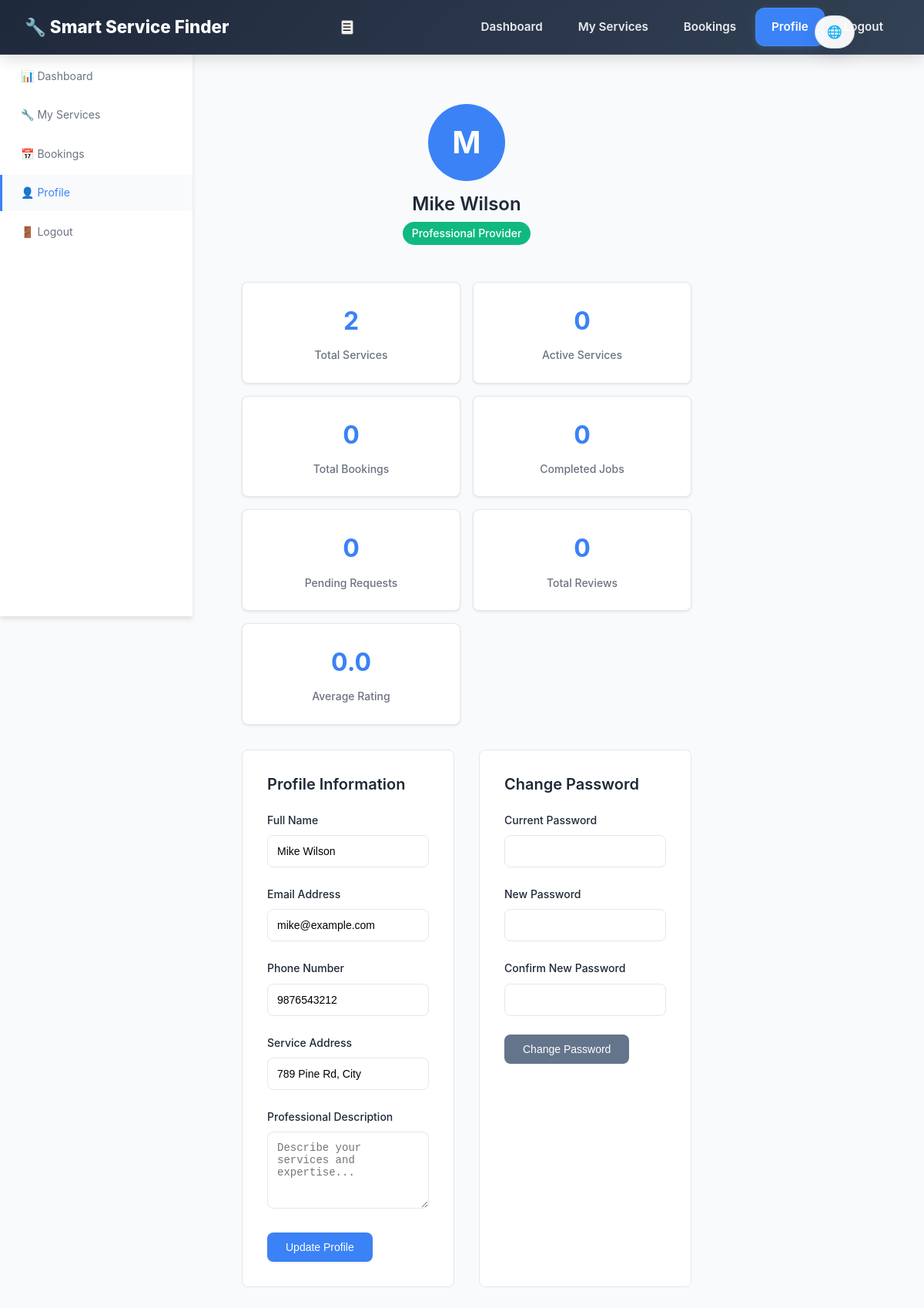
The page /provider/profile.php (signed in) on the database its author committed.
### tables this page shows
CREATE TABLE IF NOT EXISTS users (
    id INT AUTO_INCREMENT PRIMARY KEY,
    name VARCHAR(100) NOT NULL,
    email VARCHAR(100) UNIQUE NOT NULL,
    password VARCHAR(255) NOT NULL,
    role ENUM('user', 'provider', 'admin') NOT NULL DEFAULT 'user',
    phone VARCHAR(20),
    address TEXT,
    created_at TIMESTAMP DEFAULT CURRENT_TIMESTAMP
);

### config/db.php (called while the page is built, shortened)
<?php
function getUserId() {
    return isset($_SESSION['user_id']) ? $_SESSION['user_id'] : null;
}
?>

### provider/profile.php (the view, shortened to what this page needs)
<?php
require_once '../config/db.php';
$providerId = getUserId();
$provider = $conn->query("SELECT * FROM users WHERE id = $providerId")->fetch_assoc();
$stats = [
    'total_services' => $conn->query("SELECT COUNT(*) as count FROM services WHERE provider_id = $providerId")->fetch_assoc()['count'],
    'active_services' => $conn->query("SELECT COUNT(*) as count FROM services WHERE provider_id = $providerId AND status = 'active'")->fetch_assoc()['count'],
    'total_bookings' => $conn->query("SELECT COUNT(*) as count FROM bookings WHERE provider_id = $providerId")->fetch_assoc()['count'],
    'completed_bookings' => $conn->query("SELECT COUNT(*) as count FROM bookings WHERE provider_id = $providerId AND status = 'completed'")->fetch_assoc()['count'],
    'pending_bookings' => $conn->query("SELECT COUNT(*) as count FROM bookings WHERE provider_id = $providerId AND status = 'pending'")->fetch_assoc()['count'],
    'average_rating' => $conn->query("SELECT AVG(rating) as avg_rating FROM reviews WHERE provider_id = $providerId")->fetch_assoc()['avg_rating'],
    'total_reviews' => $conn->query("SELECT COUNT(*) as count FROM reviews WHERE provider_id = $providerId")->fetch_assoc()['count']
];
?>
<!DOCTYPE html>
<html lang="en">
<head>
    <link rel="stylesheet" href="../assets/css/style.css">
</head>
<body>
    <nav class="navbar">
        <div class="navbar-container">
            <a href="../index.php" class="navbar-brand">
                🔧 Smart Service Finder
            </a>
            <button class="mobile-menu-toggle" onclick="toggleMobileMenu()">☰</button>
            <ul class="navbar-nav">
                <li><a href="dashboard.php">Dashboard</a></li>
                <li><a href="my_services.php">My Services</a></li>
                <li><a href="manage_bookings.php">Bookings</a></li>
                <li><a href="profile.php" class="active">Profile</a></li>
                <li><a href="../auth/logout.php">Logout</a></li>
            </ul>
        </div>
    </nav>
    <div class="flex">
        <aside class="sidebar">
            <ul class="sidebar-nav">
                <li><a href="dashboard.php">📊 Dashboard</a></li>
                <li><a href="my_services.php">🔧 My Services</a></li>
                <li><a href="manage_bookings.php">📅 Bookings</a></li>
                <li><a href="profile.php" class="active">👤 Profile</a></li>
                <li><a href="../auth/logout.php">🚪 Logout</a></li>
            </ul>
        </aside>
        <main class="main-content">
            <div class="simple-profile">
                <div class="profile-header">
                    <div class="profile-avatar">
                        <?php echo strtoupper(substr($provider['name'], 0, 1)); ?>
                    </div>
                    <h1 class="profile-name"><?php echo htmlspecialchars($provider['name']); ?></h1>
                    <span class="profile-role">Professional Provider</span>
                </div>
                <div class="stats-grid">
                    <div class="stat-card">
                        <div class="stat-number"><?php echo $stats['total_services']; ?></div>
                        <div class="stat-label">Total Services</div>
                    </div>
                    <div class="stat-card">
                        <div class="stat-number"><?php echo $stats['active_services']; ?></div>
                        <div class="stat-label">Active Services</div>
                    </div>
                    <div class="stat-card">
                        <div class="stat-number"><?php echo $stats['total_bookings']; ?></div>
                        <div class="stat-label">Total Bookings</div>
                    </div>
                    <div class="stat-card">
                        <div class="stat-number"><?php echo $stats['completed_bookings']; ?></div>
                        <div class="stat-label">Completed Jobs</div>
                    </div>
                    <div class="stat-card">
                        <div class="stat-number"><?php echo $stats['pending_bookings']; ?></div>
                        <div class="stat-label">Pending Requests</div>
                    </div>
                    <div class="stat-card">
                        <div class="stat-number"><?php echo $stats['total_reviews']; ?></div>
                        <div class="stat-label">Total Reviews</div>
                    </div>
                    <div class="stat-card">
                        <div class="stat-number"><?php echo $stats['average_rating'] ? number_format($stats['average_rating'], 1) : '0.0'; ?></div>
                        <div class="stat-label">Average Rating</div>
                    </div>
                </div>
                <div class="profile-sections">
                    <div class="section">
                        <h3>Profile Information</h3>
                        <form method="POST">
                            <div class="form-group">
                                <label for="name">Full Name</label>
                                <input type="text" id="name" name="name" value="<?php echo htmlspecialchars($provider['name']); ?>" required>
                            </div>
                            <div class="form-group">
                                <label for="email">Email Address</label>
                                <input type="email" id="email" name="email" value="<?php echo htmlspecialchars($provider['email']); ?>" required>
                            </div>
                            <div class="form-group">
                                <label for="phone">Phone Number</label>
                                <input type="tel" id="phone" name="phone" value="<?php echo htmlspecialchars($provider['phone'] ?: ''); ?>">
                            </div>
                            <div class="form-group">
                                <label for="address">Service Address</label>
                                <input type="text" id="address" name="address" value="<?php echo htmlspecialchars($provider['address'] ?: ''); ?>">
                            </div>
                            <div class="form-group">
                                <label for="description">Professional Description</label>
                                <textarea id="description" name="description" placeholder="Describe your services and expertise..."><?php echo htmlspecialchars($provider['description'] ?: ''); ?></textarea>
                            </div>
                            <button type="submit" class="btn btn-primary">Update Profile</button>
                        </form>
                    </div>
                    <div class="section">
                        <h3>Change Password</h3>
                        <form method="POST">
                            <div class="form-group">
                                <label for="current_password">Current Password</label>
                                <input type="password" id="current_password" name="current_password" required>
                            </div>
                            <div class="form-group">
                                <label for="new_password">New Password</label>
                                <input type="password" id="new_password" name="new_password" required>
                            </div>
                            <div class="form-group">
                                <label for="confirm_password">Confirm New Password</label>
                                <input type="password" id="confirm_password" name="confirm_password" required>
                            </div>
                            <button type="submit" class="btn btn-secondary">Change Password</button>
                        </form>
                    </div>
                </div>
            </div>
        </main>
    </div>
</body>
</html>

### provider/profile.php (style rules this page uses)
.simple-profile { max-width: 800px; margin: 0 auto; padding: 2rem; }
.profile-header { text-align: center; margin-bottom: 3rem; }
.profile-avatar { width: 100px; height: 100px; background: var(--primary-color); color: white; border-radius: 50%; display: flex; align-items: center; justify-content: center; font-size: 2.5rem; font-weight: bold; margin: 0 auto 1rem; }
.profile-name { font-size: 1.5rem; font-weight: 600; color: var(--text-primary); margin-bottom: 0.5rem; }
.profile-role { display: inline-block; background: var(--success-color); color: white; padding: 0.25rem 0.75rem; border-radius: 1rem; font-size: 0.875rem; font-weight: 500; }
.stats-grid { display: grid; grid-template-columns: repeat(auto-fit, minmax(200px, 1fr)); gap: 1rem; margin-bottom: 2rem; }
.stat-card { background: white; border: 1px solid var(--border-color); border-radius: var(--radius); padding: 1.5rem; text-align: center; }
.stat-number { font-size: 2rem; font-weight: bold; color: var(--primary-color); margin-bottom: 0.5rem; }
.stat-label { color: var(--text-secondary); font-size: 0.875rem; }
.profile-sections { display: grid; grid-template-columns: 1fr 1fr; gap: 2rem; }
.section { background: white; border: 1px solid var(--border-color); border-radius: var(--radius); padding: 2rem; }
.section h3 { margin-bottom: 1.5rem; color: var(--text-primary); font-size: 1.25rem; }
.form-group { margin-bottom: 1.5rem; }
.form-group label { display: block; margin-bottom: 0.5rem; font-weight: 500; color: var(--text-primary); }
.form-group input, .form-group textarea { width: 100%; padding: 0.75rem; border: 1px solid var(--border-color); border-radius: var(--radius); font-size: 0.875rem; }
.form-group textarea { resize: vertical; min-height: 100px; }
.btn { padding: 0.75rem 1.5rem; border: none; border-radius: var(--radius); font-size: 0.875rem; font-weight: 500; cursor: pointer; transition: var(--transition); }
.btn-primary { background: var(--primary-color); color: white; }
.btn-secondary { background: var(--secondary-color); color: white; }

### rows shown on the page
users: name "M", name "Mike Wilson", email "mike@example.com", phone "9876543212", address "789 Pine Rd, City"

### other values the page prints
$stats['total_services'] "2"
$stats['active_services'] "0"
$stats['total_bookings'] "0"
$stats['completed_bookings'] "0"
$stats['pending_bookings'] "0"
$stats['total_reviews'] "0"
